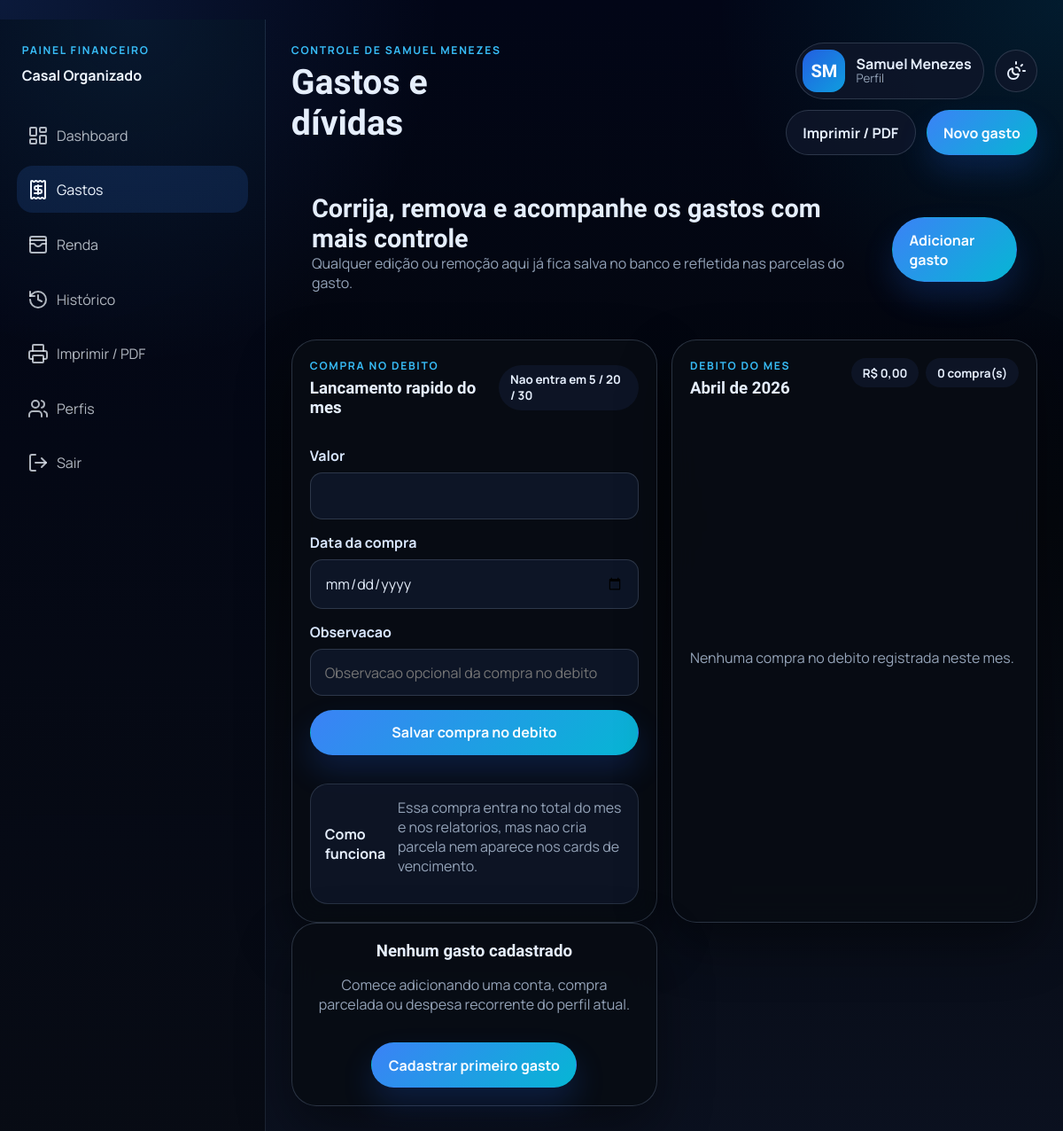
Screenshot of /gastos/ (signed in) with the database file from the repository.
### perfis/models.py (models this page shows, shortened)
class Perfil(models.Model):
    nome = models.CharField(max_length=120)
    slug = models.SlugField(unique=True)
    ordem = models.PositiveSmallIntegerField(default=0)
    tema = models.CharField(max_length=20, choices=THEME_CHOICES, default=DEFAULT_THEME)
    mostrar_funcoes_extras = models.BooleanField(default=True)
    foto_perfil = models.TextField(blank=True, default="")
    class Meta:
        ordering = ("ordem", "nome")
    @property
    def iniciais(self):
        partes = [parte[0].upper() for parte in self.nome.split() if parte]
        return "".join(partes[:2]) or self.nome[:1].upper()
    @property
    def tem_foto_perfil(self):
        return bool(self.foto_perfil)

### gastos/views.py (the view)
# urls.py: path("gastos/", views.gastos_list, name="gastos"),
@active_profile_required
def gastos_list(request):
    profile = get_active_profile(request)
    gastos = get_gastos_for_profile(profile)
    today = timezone.localdate()
    debit_expenses = list(
        profile.gastos_debito.filter(data__year=today.year, data__month=today.month)
        .order_by("-data", "-criado_em")
    )
    debit_total = sum((item.valor for item in debit_expenses), start=Decimal("0.00"))
    return render(
        request,
        "gastos/gastos.html",
        {
            "profile": profile,
            "gastos": gastos,
            "debit_form": GastoDebitoForm(prefix="debit"),
            "debit_expenses": debit_expenses,
            "debit_total": debit_total,
            "debit_reference_date": today,
        },
    )

### gastos/templates/gastos/gastos.html (shortened to what this page needs)
﻿{% extends "base.html" %}
{% block page_title %}Gastos e dívidas{% endblock %}
{% block eyebrow %}Controle de {{ profile.nome }}{% endblock %}
{% block topbar_actions %}
    <a href="{% url 'export_pdf' %}" class="ghost-button">Imprimir / PDF</a>
    <a href="{% url 'add_gasto' %}" class="primary-button">Novo gasto</a>
{% endblock %}
{% block content %}
    <section class="page-intro intro-banner" data-reveal>
        <div>
            <h3>Corrija, remova e acompanhe os gastos com mais controle</h3>
            <p class="muted">Qualquer edição ou remoção aqui já fica salva no banco e refletida nas parcelas do gasto.</p>
        </div>
        <a href="{% url 'add_gasto' %}" class="primary-button">Adicionar gasto</a>
    </section>
    <section class="split-grid">
        <article class="section-card" data-reveal>
            <div class="section-heading">
                <div>
                    <p class="eyebrow">Compra no debito</p>
                    <h3>Lancamento rapido do mes</h3>
                </div>
                <span class="tag strong-tag">Nao entra em 5 / 20 / 30</span>
            </div>
            <form method="post" action="{% url 'add_debit_expense' %}" class="stack-form">
                {% for field in debit_form %}
                    <label class="field">
                        <span>{{ field.label }}</span>
                        {{ field }}
                    </label>
                {% endfor %}
                <button type="submit" class="primary-button">Salvar compra no debito</button>
            </form>
            <div class="mini-list">
                <div class="mini-list__item">
                    <strong>Como funciona</strong>
                    <p class="muted">Essa compra entra no total do mes e nos relatorios, mas nao cria parcela nem aparece nos cards de vencimento.</p>
                </div>
            </div>
        </article>
        <article class="section-card" data-reveal>
            <div class="section-heading section-heading--stacked">
                <div>
                    <p class="eyebrow">Debito do mes</p>
                    <h3>{{ debit_reference_date|date:"F \\d\\e Y" }}</h3>
                </div>
                <div class="section-meta">
                    <span class="tag">R$ {{ debit_total|floatformat:2 }}</span>
                    <span class="tag">{{ debit_expenses|length }} compra(s)</span>
                </div>
            </div>
            <div class="mini-list">
                {% for expense in debit_expenses %}
                    <div class="mini-list__item">
                        <div>
                            <strong>Compra no debito</strong>
                            <p class="muted">
                                {{ expense.data|date:"d/m/Y" }}
                                {% if expense.observacao %} - {{ expense.observacao }}{% endif %}
                            </p>
                        </div>
                        <div class="mini-list__aside">
                            <span>R$ {{ expense.valor|floatformat:2 }}</span>
                            <form method="post" action="{% url 'delete_debit_expense' expense.id %}" onsubmit="return confirm('Deseja remover esta compra no debito?');">
                                {% csrf_token %}
                                <button type="submit" class="text-action text-action--danger">Excluir</button>
                            </form>
                        </div>
                    </div>
                {% empty %}
                    <p class="muted">Nenhuma compra no debito registrada neste mes.</p>
                {% endfor %}
            </div>
        </article>
    </section>
    <section class="expense-grid expense-grid--airy">
        {% for item in gastos %}
            <article class="expense-card clean expense-card--interactive" data-reveal>
                <div class="expense-card__top">
                    <div>
                        <h3>{{ item.gasto.nome }}</h3>
                        <p class="muted">{{ item.gasto.categoria.nome }} - vencimento dia {{ item.gasto.dia_vencimento }}</p>
                    </div>
                    <span class="status-pill {% if item.gasto.status == 'quitado' %}done{% endif %}">{{ item.gasto.get_status_display }}</span>
                </div>
                <div class="card-link-row">
                    <a href="{% url 'edit_gasto' item.gasto.id %}" class="text-action">Editar</a>
                    <form method="post" action="{% url 'delete_gasto' item.gasto.id %}" onsubmit="return confirm('Deseja remover este gasto?');">
                        {% csrf_token %}
                        <button type="submit" class="text-action text-action--danger">Excluir</button>
                    </form>
                </div>
                <div class="expense-progress">
                    <div class="progress-track slim">
                        <div class="progress-fill" style="width: {{ item.progress_percentage|floatformat:0 }}%"></div>
                    </div>
                    <div class="expense-progress__meta">
                        {% if item.total_count > 1 %}
                            <span>{{ item.paid_count }} paga(s)</span>
                            <span>{{ item.total_count }} parcela(s)</span>
                        {% else %}
                            <span>Compra à vista</span>
                            <span>{% if item.remaining_count %}Em aberto{% else %}Pago{% endif %}</span>
                        {% endif %}
                    </div>
                </div>
                <div class="expense-card__stats">
                    <div class="stat-pair">
                        <span>Total</span>
                        <strong>R$ {{ item.gasto.valor_total|floatformat:2 }}</strong>
                    </div>
                    <div class="stat-pair">
                        <span>{% if item.total_count > 1 %}Parcela atual{% else %}Compra à vista{% endif %}</span>
                        <strong>R$ {{ item.monthly_value|floatformat:2 }}</strong>
                    </div>
                    <div class="stat-pair">
                        <span>Restantes</span>
                        <strong>{{ item.remaining_count }}</strong>
                    </div>
                </div>
                <div class="tag-row compact-tags">
                    <span class="tag">Em aberto: R$ {{ item.remaining_total|floatformat:2 }}</span>
                    {% if item.next_due_date %}
                        <span class="tag">Próximo: {{ item.next_due_date|date:"d/m/Y" }}</span>
                    {% else %}
                        <span class="tag tag-success">Tudo pago</span>
                    {% endif %}
                </div>
                <div class="inline-actions two-actions">
                    <form method="post" action="{% url 'mark_next_payment' item.gasto.id %}">
                        {% csrf_token %}
                        <button type="submit" class="primary-button small-button">Marcar próxima paga</button>
                    </form>
                    <form method="post" action="{% url 'undo_payment' item.gasto.id %}">
                        {% csrf_token %}
                        <button type="submit" class="ghost-button small-button">Desfazer último pagamento</button>
                    </form>
                </div>
            </article>
        {% empty %}
            <article class="section-card empty-state" data-reveal>
                <h3>Nenhum gasto cadastrado</h3>
                <p class="muted">Comece adicionando uma conta, compra parcelada ou despesa recorrente do perfil atual.</p>
                <a href="{% url 'add_gasto' %}" class="primary-button">Cadastrar primeiro gasto</a>
            </article>
        {% endfor %}
    </section>
{% endblock %}

### templates/base.html (shortened to what this page needs)
﻿{% load static %}
<!DOCTYPE html>
<html lang="pt-br">
<head>
    <link rel="stylesheet" href="{% static 'css/style.css' %}">
</head>
<body class="theme-{{ active_theme }} {% block body_class %}{% endblock %}">
    {% if request.user.is_authenticated %}
        <div class="app-shell">
            <aside class="sidebar">
                <div class="sidebar-header" data-reveal>
                    <p class="eyebrow">Painel financeiro</p>
                    <strong>{{ app_name }}</strong>
                </div>
                <nav class="sidebar-nav" data-reveal>
                    {% with current=request.resolver_match.url_name %}
                        {% if active_profile %}
                            <a href="{% url 'dashboard' %}" class="{% if current == 'dashboard' %}is-active{% endif %}">
                                <i data-lucide="layout-dashboard"></i>
                                <span>Dashboard</span>
                            </a>
                            <a href="{% url 'gastos' %}" class="{% if current == 'gastos' or current == 'add_gasto' or current == 'edit_gasto' %}is-active{% endif %}">
                                <i data-lucide="receipt"></i>
                                <span>Gastos</span>
                            </a>
                            <a href="{% url 'extra_income_page' %}" class="{% if current == 'extra_income_page' or current == 'edit_extra_income' %}is-active{% endif %}">
                                <i data-lucide="wallet-cards"></i>
                                <span>Renda</span>
                            </a>
                            <a href="{% url 'historico' %}" class="{% if current == 'historico' %}is-active{% endif %}">
                                <i data-lucide="history"></i>
                                <span>Histórico</span>
                            </a>
                            <a href="{% url 'export_pdf' %}" class="{% if current == 'export_pdf' %}is-active{% endif %}">
                                <i data-lucide="printer"></i>
                                <span>Imprimir / PDF</span>
                            </a>
                        {% endif %}
                        <a href="{% url 'select_profile' %}" class="{% if current == 'select_profile' %}is-active{% endif %}">
                            <i data-lucide="users"></i>
                            <span>Perfis</span>
                        </a>
                        <a href="{% url 'logout' %}">
                            <i data-lucide="log-out"></i>
                            <span>Sair</span>
                        </a>
                    {% endwith %}
                </nav>
            </aside>
            <div class="content-shell">
                <header class="topbar">
                    <div>
                        <p class="eyebrow">{% block eyebrow %}Organização financeira{% endblock %}</p>
                        <h2>{% block page_title %}{{ app_name }}{% endblock %}</h2>
                    </div>
                    <div class="topbar-controls">
                        {% if active_profile %}
                            <a href="{% url 'profile_settings' %}" class="profile-shortcut profile-shortcut--desktop">
                                {% if active_profile.tem_foto_perfil %}
                                    <img src="{{ active_profile.foto_perfil }}" alt="Foto de {{ active_profile.nome }}" class="profile-avatar profile-avatar--small">
                                {% else %}
                                    <span class="profile-badge profile-badge--small">{{ active_profile.iniciais }}</span>
                                {% endif %}
                                <span class="profile-shortcut__text">
                                    <strong>{{ active_profile.nome }}</strong>
                                    <small>Perfil</small>
                                </span>
                            </a>
                            <details class="preference-menu" data-overlay-menu>
                                <summary class="icon-button" aria-label="Abrir temas">
                                    <i data-lucide="sun-moon"></i>
                                </summary>
                            </details>
                        {% endif %}
                        <div class="topbar-actions">
                            {% block topbar_actions %}{% endblock %}
                        </div>
                    </div>
                </header>
                <main class="page-content">
                    {% block content %}{% endblock %}
                </main>
            </div>
        </div>
    {% endif %}
</body>
</html>

### rows the page displays
Perfil: nome "SAMUEL MENEZES", iniciais "SM", nome "Samuel Menezes"

### other values shown
{{ app_name }} "Casal Organizado"
{{ field.label }} "Valor" "Data da compra" "Observacao"
{{ debit_reference_date|date:"F \\d\\e Y" }} "Abril de 2026"
{{ debit_total|floatformat:2 }} "0,00"
{{ debit_expenses|length }} "0"
